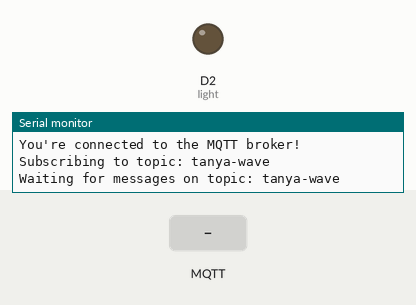
A sketch run on a simulated Arduino MKR. Parts: output pins drawn as LEDs (lit = HIGH), the last lines printed to the serial monitor. The test bench sets the inputs (shaded band). WiFi joins after 1.5 s; servers stay silent unless stated; no MQTT or app messages arrive unless stated.

Above: at 2.7 s.
2.8 s: MQTT message ">" arrives on the first subscribed topic
At 3.2 s:
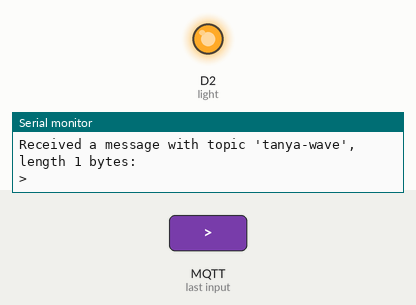
4.8 s: MQTT message "," arrives on the first subscribed topic
At 6.1 s:
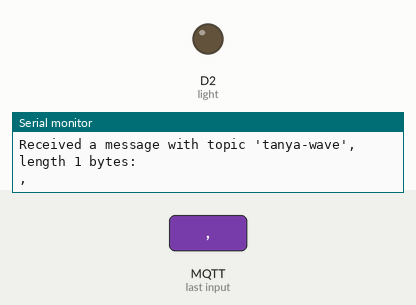
6.3 s: MQTT message "5" arrives on the first subscribed topic
At 6.7 s:
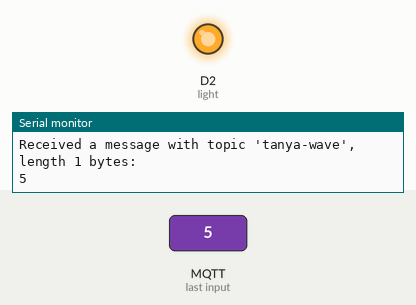
Timing chart, 0 to 9.3 s (numbered marks = the images above; inputs shaded):
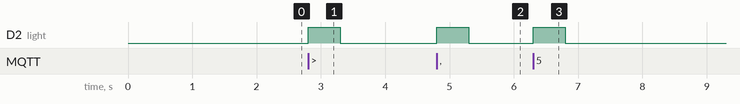

Measured:
- after the input at 2.8 s, D2 (light): LOW → HIGH at once, → LOW 0.50 s later
- after the input at 4.8 s, D2 (light): LOW → HIGH at once, → LOW 0.50 s later
- after the input at 6.3 s, D2 (light): LOW → HIGH at once, → LOW 0.50 s later

The sketch:

receiver.ino
```cpp
// Include necessary libraries
#include <ArduinoMqttClient.h>  //The Arduino MQTT client library is included for MQTT communication.
//Look for specified Arduino board types (SAMD MKR WiFi 1010, SAMD Nano 33 IoT, AVR Uno WiFi Rev2) and add the WiFiNINA library if any of these boards are found.
#if defined(ARDUINO_SAMD_MKRWIFI1010) || defined(ARDUINO_SAMD_NANO_33_IOT) || defined(ARDUINO_AVR_UNO_WIFI_REV2)
#include <WiFiNINA.h>
//Include WiFi101 library if MKR 1000 board is found.
#elif defined(ARDUINO_SAMD_MKR1000)
#include <WiFi101.h>
//Include ESP8266WiFi library for ESP8266-based boards.
#elif defined(ARDUINO_ARCH_ESP8266)
#include <ESP8266WiFi.h>
//Include WiFi library for ESP32-based boards.
#elif defined(ARDUINO_ARCH_ESP32)
#include <WiFi.h>
#endif

// Specify Wi-Fi password and SSID
char ssid[] = "tanya";
char pass[] = "hello12345";

int light = 2;  // Create a variable for the LED's connected pin.

WiFiClient wifiClient;  // Create a Wi-Fi client object
MqttClient mqttClient(wifiClient);  // Create an MQTT client object

// MQTT broker information
const char broker[] = "mqtt-dashboard.com"; // MQTT broker address
int port = 1883;   // MQTT broker port
const char topic[] = "tanya-wave";  // Subscribe to a MQTT topic
float arr[4];
int indo;
void setup() {

  Serial.begin(9600); // Initialize serial communication
  pinMode(light, OUTPUT);  //Make the LED-connected pin an output.
  while (!Serial) {
    ;  // wait for serial port to connect.
  }


  Serial.print("Attempting to connect to WPA SSID: "); //Display the message on serial
  Serial.println(ssid); //display the ssid
  // Attempt to connect to Wi-Fi using the credentials provided.
  while (WiFi.begin(ssid, pass) != WL_CONNECTED) {

    Serial.print(".");  // Display dots while attempting to connect
    delay(5000);   // Wait 5 seconds before trying again.
  }

  Serial.println("You're connected to the network");   // Connection to Wi-Fi successful
  Serial.println(); //Print a line

  arr[0] = 0;
  arr[1] = 0;
  arr[2] = 0;

  Serial.print("Attempting to connect to the MQTT broker: "); //Display message on the screen
  Serial.println(broker); //Display broker address on the screen

    //connect to the MQTT broker using the mqttClient.
  if (!mqttClient.connect(broker, port)) {  //checks if the connection attempt was unsuccessful.
    Serial.print("MQTT connection failed! Error code = ");  //error message is displayed.
    Serial.println(mqttClient.connectError());   //error code is displayed

    while (1)
      ; //infinite loop
  }

 //code is executed when the MQTT connection is successful.
  Serial.println("You're connected to the MQTT broker!");
  Serial.println();

// Print success messages for MQTT connection and subscription to a topic
  Serial.print("Subscribing to topic: ");
  Serial.println(topic);
  Serial.println();


  mqttClient.subscribe(topic);


  Serial.print("Waiting for messages on topic: ");
  Serial.println(topic);
  Serial.println();

}

void loop() {
  int messageSize = mqttClient.parseMessage();   // Check if a new MQTT message has arrived; non-zero messageSize indicates a message is present
  if (messageSize) {

    // Print details of the received MQTT message, including its topic and length
    Serial.print("Received a message with topic '");
    Serial.print(mqttClient.messageTopic());
    Serial.print("', length ");
    Serial.print(messageSize);
    Serial.println(" bytes:");


    String data;
    bool temp =false;
    while (mqttClient.available()) {
      char c = (char)mqttClient.read();

      Serial.print(c);

      if(c == '>')
      {
        temp = true;
      }
      else if(c == ',')
      {
        temp = false;
      }
      if( temp )
      {
          data += c;
      }


    }


    arr[indo] = data.toFloat();
    indo++;

    if(arr[0] < 20 && arr[1] < 20 && arr[2] < 20 )
    {

    Serial.println();
    digitalWrite(light, HIGH);  // turn the LED on
    delay(500);                 // wait
    digitalWrite(light, LOW);   // turn the LED off
    delay(500);

    }
    else if(arr[0] - arr[1] > 20 || arr[1] - arr[2]  > 20 )
    {
      Serial.println();
    digitalWrite(light, HIGH);  // turn the LED on
    delay(1000);                 // wait
    digitalWrite(light, LOW);   // turn the LED off
    delay(1000);

    }

    Serial.println();

    if( indo >4)
    {
      indo = 3;
      arr[0] = arr[1];
      arr[1] = arr[2];
    }
  }
}
```
